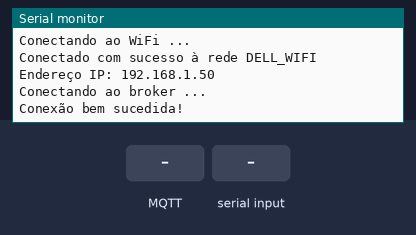
The sketch below on a simulated ESP8266 (NodeMCU). On the bench: the last lines printed to the serial monitor. Inputs (shaded band) come from the test bench. WiFi joins after 1.5 s; servers stay silent unless stated; no MQTT or app messages arrive unless stated.

Above: at 2.8 s.
2.9 s: MQTT message "1" arrives on the first subscribed topic
At 4.1 s:
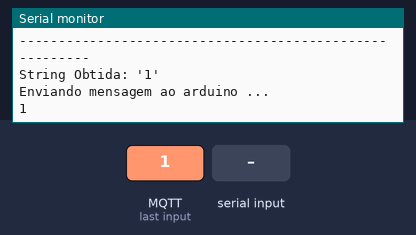
4.4 s: "1" received over the second serial link
At 5.0 s:
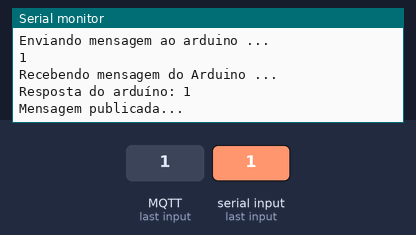
5.9 s: MQTT message "on" arrives on the first subscribed topic
At 6.5 s:
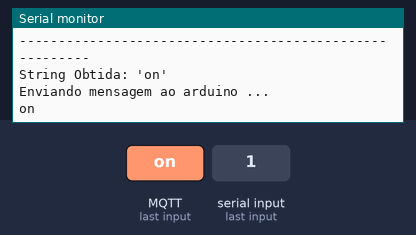
7.5 s: MQTT message "0" arrives on the first subscribed topic
At 8.5 s:
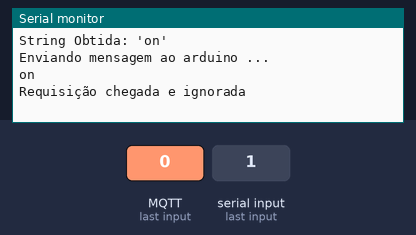
9.0 s: "0" received over the second serial link
At 9.7 s:
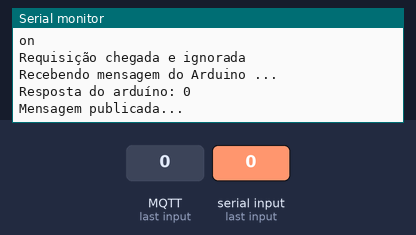
10.5 s: MQTT message "off" arrives on the first subscribed topic
At 11.2 s:
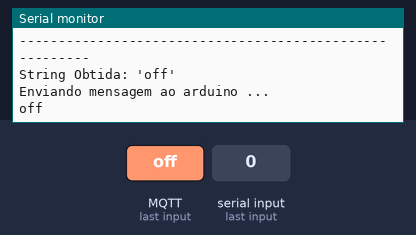

The sketch:

ESP_CODE_V4.ino
```cpp
//////////////////////////////////// MAIA - MOBILE AWARE INTERMODAL ASSISTANT /////////////////////////////////
/////////////////////////////// CENTRO DE PESQUISA, DESENVOLVIMENTO E INOVAÇÃO DELL ///////////////////////////

///////////////////////////////////////////////// BIBLIOTECAS /////////////////////////////////////////////////

#include <ESP8266WiFi.h>
#include <PubSubClient.h>
#include <SoftwareSerial.h>

///////////////////////////////////////////////// DEFINIÇÕES /////////////////////////////////////////////////

#define ssid         "DELL_WIFI"
#define password     "B1c4@(wifi)"
#define mqttServer   "192.168.1.251"
#define mqttPort     1883
#define mqttUser     "mqtt-test"
#define mqttPassword "mqtt-test"

//////////////////////////////////////////////// VARIÁVEIS ////////////////////////////////////////////////

String requisicao = "";
String arduinoresponse = "";
char aux = ' ';
boolean flag;
boolean msg;

///////////////////////////////////////////////// OBJETOS /////////////////////////////////////////////////

WiFiClient espClient;
PubSubClient client(espClient);
SoftwareSerial arduino(5, 4);
                    // RX, TX

////////////////////////////////////////////////////////////////////////////////////////////////////////////

void setup() {
  Serial.begin(9600);
  arduino.begin(9600);
  WiFi.begin(ssid, password);
  while (WiFi.status() != WL_CONNECTED) {
    delay(500);
    Serial.println("Conectando ao WiFi ...");
  }
  Serial.print("Conectado com sucesso à rede ");
  Serial.println(ssid);
  Serial.print("Endereço IP: ");
  Serial.println(WiFi.localIP());
  Serial.println();

  client.setServer(mqttServer, mqttPort);
  client.setCallback(callback);
  while (!client.connected()) {
    Serial.println("Conectando ao broker ...");
    if (client.connect("ESP8266Client", mqttUser, mqttPassword )) {
      Serial.println("Conexão bem sucedida!");
    } else {
      Serial.print("Falha na conexão. Estado: ");
      Serial.print(client.state());
      delay(2000);
    }
  }
  flag = false;
  msg = false;
  client.subscribe("maia/chamadas");
}

////////////////////////////////////////////////////////////////////////////////////////////////////////////

void callback(char* topic, byte* payload, unsigned int length) {
  if(flag==false){
    Serial.println("Requisição chegada e entrando em rocesso de atendimento!");
    requisicao = "";
    Serial.print("Mensagem chegada no tópico: ");
    Serial.println(topic);
    Serial.print("Mensagem: ");
    for (int i = 0; i < length; i++) {
      Serial.print((char)payload[i]);
      requisicao+=(char)payload[i];
    }
    Serial.println();
    Serial.println("--------------------------------------------------------");
    Serial.print("String Obtida: ");
    Serial.print("'");
    Serial.print(requisicao);
    Serial.println("'");
    flag = true;
  }
  else{
    Serial.println("Requisição chegada e ignorada");
  }

}

////////////////////////////////////////////////////////////////////////////////////////////////////////////

void loop() {
  if(flag==true){
    if(msg == false){
      Serial.println("Enviando mensagem ao arduino ...");
      Serial.println(requisicao);
      arduino.println(requisicao);
    }
    msg = true;
    if(arduino.available()){
      Serial.println("Recebendo mensagem do Arduino ...");
      while(arduino.available()){
        aux = arduino.read();
        arduinoresponse+=aux;
      }
      Serial.print("Resposta do arduíno: ");
      Serial.println(arduinoresponse);
      client.publish("maia/respostas", (char*)arduinoresponse.c_str());
      Serial.println("Mensagem publicada...");
      flag = false;
      msg = false;
      arduinoresponse = "";
    }
  }
  client.loop();
}

////////////////////////////////////////////////////////////////////////////////////////////////////////////
```

Measured:
- after the input at 2.9 s, the serial monitor: prints a new line at once (image 1)
- after the input at 4.4 s, the serial monitor: prints a new line at once (image 2)
- after the input at 5.9 s, the serial monitor: prints a new line at once (image 3)
- after the input at 7.5 s, the serial monitor: prints a new line at once (image 4)
- after the input at 9.0 s, the serial monitor: prints a new line at once (image 5)
- after the input at 10.5 s, the serial monitor: prints a new line at once (image 6)
